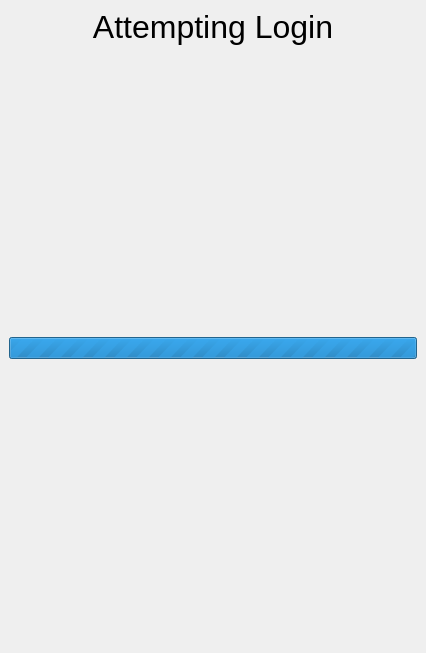
<?xml version="1.0" encoding="UTF-8"?>
<ui version="4.0">
 <class>LoginWindow</class>
 <widget class="QMainWindow" name="LoginWindow">
  <property name="geometry">
   <rect>
    <x>0</x>
    <y>0</y>
    <width>426</width>
    <height>653</height>
   </rect>
  </property>
  <property name="windowTitle">
   <string>MainWindow</string>
  </property>
  <widget class="QWidget" name="centralwidget">
   <layout class="QVBoxLayout" name="verticalLayout">
    <item>
     <widget class="QLabel" name="label">
      <property name="font">
       <font>
        <pointsize>24</pointsize>
       </font>
      </property>
      <property name="text">
       <string>Attempting Login</string>
      </property>
      <property name="alignment">
       <set>Qt::AlignCenter</set>
      </property>
     </widget>
    </item>
    <item>
     <spacer name="verticalSpacer">
      <property name="orientation">
       <enum>Qt::Vertical</enum>
      </property>
      <property name="sizeHint" stdset="0">
       <size>
        <width>20</width>
        <height>279</height>
       </size>
      </property>
     </spacer>
    </item>
    <item>
     <widget class="QProgressBar" name="progressBar">
      <property name="maximum">
       <number>0</number>
      </property>
      <property name="value">
       <number>-1</number>
      </property>
      <property name="textVisible">
       <bool>false</bool>
      </property>
      <property name="invertedAppearance">
       <bool>false</bool>
      </property>
     </widget>
    </item>
    <item>
     <spacer name="verticalSpacer_2">
      <property name="orientation">
       <enum>Qt::Vertical</enum>
      </property>
      <property name="sizeHint" stdset="0">
       <size>
        <width>20</width>
        <height>279</height>
       </size>
      </property>
     </spacer>
    </item>
   </layout>
  </widget>
 </widget>
 <resources/>
 <connections/>
</ui>
